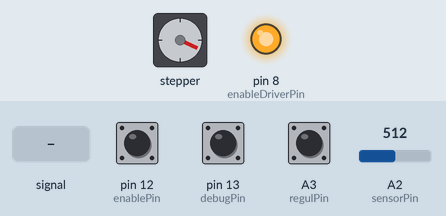
Bench run of a sketch on a simulated Arduino Uno, built with avr-gcc and run on an emulated ATmega328P. Shown: stepper motor, output pins drawn as LEDs (lit = HIGH). The test bench sets the inputs (shaded band); at power-on: pin 12 (enablePin) HIGH, A2 (sensorPin) = 512, pin 13 (debugPin) HIGH, A3 (regulPin) HIGH. Stepper angles assume 200 steps per turn.

Above: at 1.2 s.
1.3 s: pin 12 (enablePin) pulled LOW for 1 s
At 1.65 s:
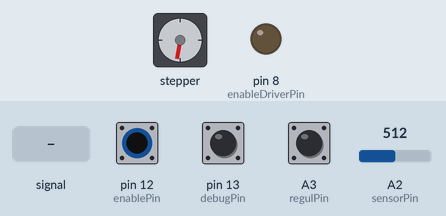
4.3 s: pin 12 (enablePin) pulled LOW for 3.2 s
At 4.65 s:
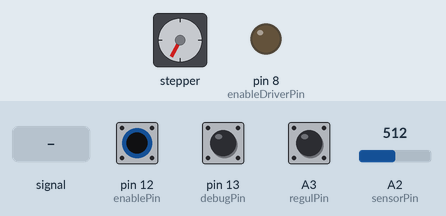
9.0 s: pin 12 (enablePin) pulled LOW for 0.15 s
At 9.15 s:
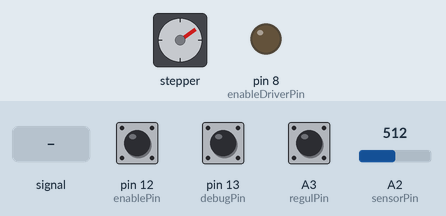
12.1 s: A2 (sensorPin) fed a 200 Hz sine of ±255 counts around its level
15.1 s: A2 (sensorPin) fed a 1000 Hz sine of ±255 counts around its level
18.1 s: A2 (sensorPin) set to 716
At 18.1 s:
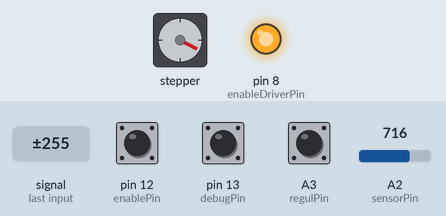
Timing chart, 0 to 20.6 s (numbered marks = the images above; inputs shaded):
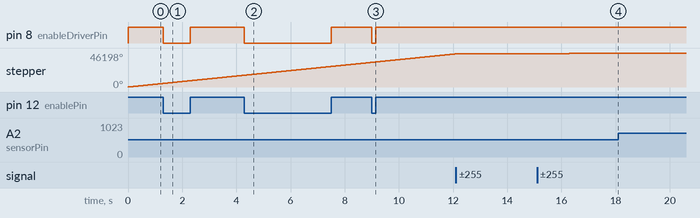

Measured:
- after the input at 1.3 s, pin 8 (enableDriverPin): HIGH → LOW at once, → HIGH 1.0 s later
- after the input at 4.3 s, pin 8 (enableDriverPin): HIGH → LOW at once, → HIGH 3.2 s later
- after the input at 9.0 s, pin 8 (enableDriverPin): HIGH → LOW at once, → HIGH 0.15 s later
- after the input at 18.1 s, stepper: stops changing and stays 46198°

The sketch:

PENDOUILLE_V0.ino
```cpp
#include <AccelStepper.h>

AccelStepper stepper(AccelStepper::DRIVER, 2, 5);

const int sensorPin = A2;
const int enableDriverPin = 8;
const int enablePin = 12;
const int debugPin = 13;
const int regulPin = A3;

bool enableState = true;
bool regulState;
bool chute = true;

float Setpoint, Input, Output, somme_erreur, erreur_precedente ;
float dT = 0.1;

float Kp, Ki, Kd;
//float KpUser = 80, KiUser = 8, KdUser = 10;
float KpUser = 80, KiUser = 8, KdUser = 100;


//80 8 10
void asservissement();

void setup()
{
  Serial.begin(115200);
  pinMode(enableDriverPin, OUTPUT);

  pinMode(enablePin, INPUT_PULLUP);
  pinMode(debugPin, INPUT_PULLUP);
  pinMode(regulPin, INPUT_PULLUP);

  digitalWrite(enableDriverPin, enableState);

  regulButton();

  Setpoint = 587.0;

  stepper.setMaxSpeed(50000);
  stepper.setAcceleration(50000);
}

void loop()
{
  if (digitalRead(enablePin) != enableState)
  {
    enableState = digitalRead(enablePin);
    digitalWrite(enableDriverPin, enableState);
    somme_erreur = 0;
    erreur_precedente = 0;
  }

  Input = analogRead(sensorPin);
  //Input = (analogRead(sensorPin) + analogRead(sensorPin) + analogRead(sensorPin))/3;

  if (Input >= Setpoint - 100 && Input <= Setpoint + 100)
  {
    if (chute)
    {
      chute = false;
      enableState = digitalRead(enablePin);
      digitalWrite(enableDriverPin, enableState);
      somme_erreur = 0;
      erreur_precedente = 0;
    }
    asservissement();

    stepper.setSpeed(Output);
    stepper.runSpeed();
  }
  else
  {
    chute = true;
    digitalWrite(enableDriverPin, true);
    somme_erreur = 0;
    erreur_precedente = 0;
  }

  if (!digitalRead(debugPin))
  {
    //Serial.print(int(Setpoint));
    //Serial.print("\t");
    byte buf[4];
    buf[0] = 'b';
    buf[1] = (int)Input >> 8;
    buf[2] = ((int)Input) & 255;
    buf[3] = '\n';
    Serial.write(buf, 4 * sizeof(byte));
    //Serial.println((int(Output)/100)+Setpoint);
  }

  if (regulState != digitalRead(regulPin)) regulButton();

}

void asservissement()
{
  float erreur = Setpoint - Input;

  somme_erreur += (erreur * dT);
  float delta_erreur = (erreur - erreur_precedente) / dT;

  Output = Kp * erreur + Ki * somme_erreur + Kd * delta_erreur;

  erreur_precedente = erreur;
}

void regulButton()
{
  regulState = digitalRead(regulPin);
  if (regulState)
  {
    Kp = KpUser;
    Ki = 0;
    Kd = 0;
    somme_erreur = 0;
    erreur_precedente = 0;
  }
  else
  {
    Kp = KpUser;
    Ki = KiUser;
    Kd = KdUser;
    somme_erreur = 0;
    erreur_precedente = 0;
  }
}
```
